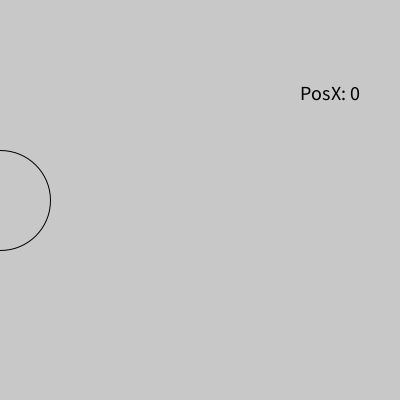
Frame 1 (no input)
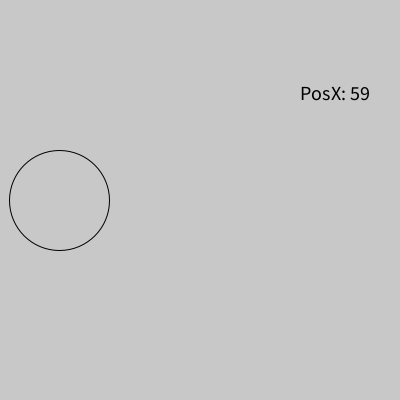
Frame 60 (the mouse pressed at the canvas centre just before this capture)
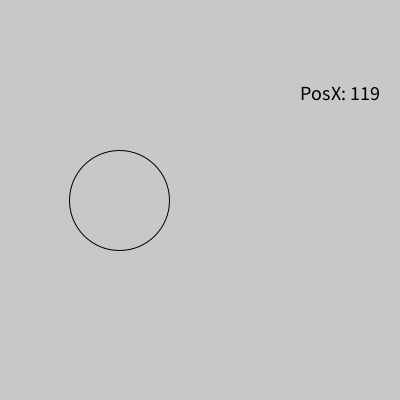
Frame 120 (the mouse held since frame 60 and released just before this capture)

The Processing sketch that drew these frames (run headless with seeded random() and noise(); from frame 60 on, the mouse is pressed at the canvas centre):

// Processing sketch: variable_animacion
// ── variable_animacion.pde
int posX = 0;

void setup() {
  size(400, 400);
}

void draw() {
  background(200);
  noFill();
  ellipse(posX,200,100,100);
  
  textSize(20);
  fill(0);
  text("PosX: " + posX, 300, 100);
  
  posX = posX + 1;
}

void mousePressed(){
}
